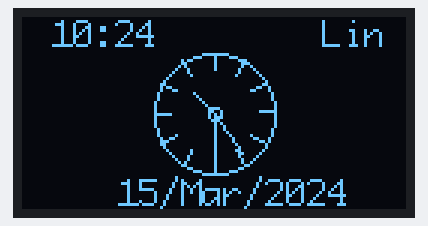
The sketch below on a simulated Arduino Uno, built with avr-gcc and run on an emulated ATmega328P. On the bench: 128×64 one-colour display. The local clock reads 2024-03-15 10:24:30 at power-on unless the sketch sets it.

Above: at 0.4 s.
At 4.5 s:
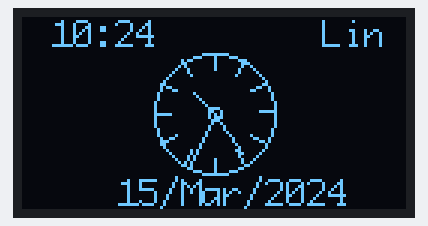
At 9.2 s:
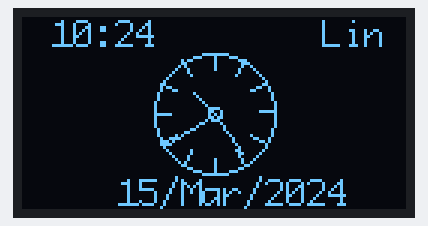
At 19.4 s:
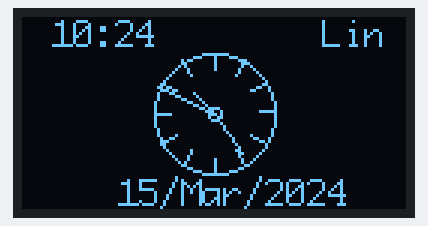
At 28.6 s:
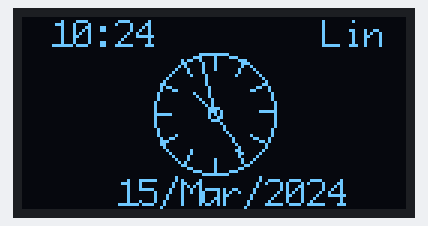
At 38.4 s:
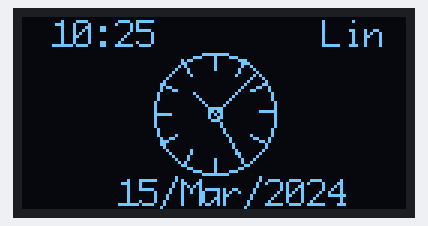

The sketch:

T-Clock.ino
```cpp
/*
name:T-Clock
Description: a tiny clock
IDE version:  1.8.2
Author:  Lin <linyuxuanlin.github.io>
Date:    2016-10-3
*/
#include "U8glib.h"
#include <SPI.h>
#include <Wire.h>
#include "RTClib.h"
U8GLIB_SSD1306_128X64 u8g(10, 9, 12, 11, 13);
//这里适用的OLED屏的引脚是：D0,D1,RST,DC
/*接线：
  OLED-Arduino
  D0-D10
  D1-D9
  RST-D13
  DC-D11
*/
RTC_DS1307 RTC;//RTC按照IIC接线
char monthString[37] =
{
  "JanFebMarAprMayJunJulAugSepOctNovDec"
}
;
int  monthIndex[122] =
{
  0, 3, 6, 9, 12, 15, 18, 21, 24, 27, 30, 33
}
;
String thisMonth = "";
String thisTime = "";
String thisDay = "";
//用于定义表盘的中心
int clockCentreX = 64;
int clockCentreY = 32;
void draw(void)
{
  u8g.setFont(u8g_font_profont15);
  DateTime now = RTC.now();
  //在底部显示日期
  thisDay = String(now.day(), DEC) + "/";
  thisMonth = "";
  for (int i = 0; i <= 2; i++)
  {
    thisMonth += monthString[monthIndex[now.month() - 1] + i];
  }
  thisDay = thisDay + thisMonth + "/";
  thisDay = thisDay + String(now.year() , DEC);
  const char* newDay = (const char*) thisDay.c_str();
  u8g.drawStr(32, 63, newDay);
  thisTime = "";
  thisTime = String(now.hour()) + ":";
  if (now.minute() < 10)
  {
    thisTime = thisTime + "0";    // 在单数数字前头加个0
  }
  //数字时间
  thisTime = thisTime + String(now.minute()) ;
  const char* newTime = (const char*) thisTime.c_str();
  u8g.drawStr(10, 10, newTime);
  //画时钟盘面
  u8g.drawCircle(clockCentreX, clockCentreY, 20); // 外面的大圆
  u8g.drawCircle(clockCentreX, clockCentreY, 2);  // 里面的小圆
  //跳动显示
  for ( int z = 0; z < 360; z = z + 30 )
  {
    //始于0°,止于360°
    float angle = z ;
    angle = (angle / 57.29577951) ;   //化度数为弧度
    int x2 = (clockCentreX + (sin(angle) * 20));
    int y2 = (clockCentreY - (cos(angle) * 20));
    int x3 = (clockCentreX + (sin(angle) * (20 - 5)));
    int y3 = (clockCentreY - (cos(angle) * (20 - 5)));
    u8g.drawLine(x2, y2, x3, y3);
  }
  // 秒针
  float angle = now.second() * 6 ;
  angle = (angle / 57.29577951) ; //化度数为弧度
  int x3 = (clockCentreX + (sin(angle) * (20)));
  int y3 = (clockCentreY - (cos(angle) * (20)));
  u8g.drawLine(clockCentreX, clockCentreY, x3, y3);
  // 分针
  angle = now.minute() * 6 ;
  angle = (angle / 57.29577951) ; //化度数为弧度
  x3 = (clockCentreX + (sin(angle) * (20 - 3)));
  y3 = (clockCentreY - (cos(angle) * (20 - 3)));
  u8g.drawLine(clockCentreX, clockCentreY, x3, y3);
  // 时针
  angle = now.hour() * 30 + int((now.minute() / 12) * 6 )   ;
  angle = (angle / 57.29577951) ; //化度数为弧度
  x3 = (clockCentreX + (sin(angle) * (20 - 11)));
  y3 = (clockCentreY - (cos(angle) * (20 - 11)));
  u8g.drawLine(clockCentreX, clockCentreY, x3, y3);
  //显示自己的定制字符
  u8g.setPrintPos(100, 10);
  u8g.print("Lin");
}
void setup(void)
{
  Serial.begin(9600);
  analogReference(EXTERNAL);
  Wire.begin();
  RTC.begin();
  if (! RTC.isrunning())
  {
    Serial.println("RTC is NOT running!");
    RTC.adjust(DateTime(__DATE__, __TIME__));
  }
}
void loop(void)
{
  u8g.firstPage();
  do
  {
    draw();
  }
  while ( u8g.nextPage() );
  delay(10);
}
```

Measured:
- what the display in image 0 shows lasts 1.0 s, from 0.3 s to 1.3 s
- what the display in image 5 shows lasts 0.9 s, from 38.4 s to 39.3 s
